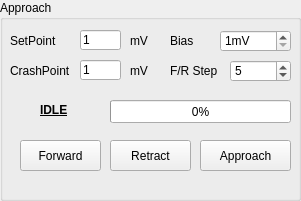
   <widget class="QGroupBox" name="groupBox_4">
    <property name="geometry">
     <rect>
      <x>210</x>
      <y>620</y>
      <width>301</width>
      <height>201</height>
     </rect>
    </property>
    <property name="title">
     <string>Approach</string>
    </property>
    <widget class="QLabel" name="label_4">
     <property name="geometry">
      <rect>
       <x>10</x>
       <y>30</y>
       <width>61</width>
       <height>21</height>
      </rect>
     </property>
     <property name="text">
      <string>SetPoint</string>
     </property>
    </widget>
    <widget class="QPushButton" name="pushButton_retract">
     <property name="geometry">
      <rect>
       <x>110</x>
       <y>140</y>
       <width>81</width>
       <height>31</height>
      </rect>
     </property>
     <property name="text">
      <string>Retract</string>
     </property>
    </widget>
    <widget class="QLineEdit" name="lineEdit_approach_setpoint">
     <property name="geometry">
      <rect>
       <x>80</x>
       <y>30</y>
       <width>41</width>
       <height>20</height>
      </rect>
     </property>
     <property name="text">
      <string>1</string>
     </property>
    </widget>
    <widget class="QLabel" name="label_5">
     <property name="geometry">
      <rect>
       <x>10</x>
       <y>60</y>
       <width>71</width>
       <height>21</height>
      </rect>
     </property>
     <property name="text">
      <string>CrashPoint</string>
     </property>
    </widget>
    <widget class="QPushButton" name="pushButton_approach">
     <property name="geometry">
      <rect>
       <x>200</x>
       <y>140</y>
       <width>91</width>
       <height>31</height>
      </rect>
     </property>
     <property name="text">
      <string>Approach</string>
     </property>
    </widget>
    <widget class="QLineEdit" name="lineEdit_crash">
     <property name="geometry">
      <rect>
       <x>80</x>
       <y>60</y>
       <width>41</width>
       <height>20</height>
      </rect>
     </property>
     <property name="text">
      <string>1</string>
     </property>
    </widget>
    <widget class="QLabel" name="label_7">
     <property name="geometry">
      <rect>
       <x>130</x>
       <y>60</y>
       <width>31</width>
       <height>21</height>
      </rect>
     </property>
     <property name="text">
      <string>mV</string>
     </property>
    </widget>
    <widget class="QLabel" name="label_6">
     <property name="geometry">
      <rect>
       <x>130</x>
       <y>30</y>
       <width>21</width>
       <height>21</height>
      </rect>
     </property>
     <property name="text">
      <string>mV</string>
     </property>
    </widget>
    <widget class="QProgressBar" name="progressBar">
     <property name="geometry">
      <rect>
       <x>110</x>
       <y>100</y>
       <width>181</width>
       <height>23</height>
      </rect>
     </property>
     <property name="value">
      <number>0</number>
     </property>
    </widget>
    <widget class="QLabel" name="label_57">
     <property name="geometry">
      <rect>
       <x>170</x>
       <y>30</y>
       <width>31</width>
       <height>21</height>
      </rect>
     </property>
     <property name="text">
      <string>Bias</string>
     </property>
    </widget>
    <widget class="QSpinBox" name="spinBox_settings_biasVoltage">
     <property name="geometry">
      <rect>
       <x>220</x>
       <y>30</y>
       <width>71</width>
       <height>22</height>
      </rect>
     </property>
     <property name="suffix">
      <string>mV</string>
     </property>
     <property name="minimum">
      <number>1</number>
     </property>
     <property name="maximum">
      <number>1000</number>
     </property>
     <property name="singleStep">
      <number>1</number>
     </property>
     <property name="value">
      <number>1</number>
     </property>
    </widget>
    <widget class="QPushButton" name="pushButton_approach_fw">
     <property name="geometry">
      <rect>
       <x>20</x>
       <y>140</y>
       <width>81</width>
       <height>31</height>
      </rect>
     </property>
     <property name="text">
      <string>Forward</string>
     </property>
    </widget>
    <widget class="QLabel" name="label_28">
     <property name="geometry">
      <rect>
       <x>170</x>
       <y>60</y>
       <width>61</width>
       <height>21</height>
      </rect>
     </property>
     <property name="text">
      <string>F/R Step</string>
     </property>
    </widget>
    <widget class="QSpinBox" name="spinBox_approach_fw">
     <property name="geometry">
      <rect>
       <x>230</x>
       <y>60</y>
       <width>61</width>
       <height>22</height>
      </rect>
     </property>
     <property name="suffix">
      <string/>
     </property>
     <property name="minimum">
      <number>-1000</number>
     </property>
     <property name="maximum">
      <number>1000</number>
     </property>
     <property name="singleStep">
      <number>1</number>
     </property>
     <property name="value">
      <number>5</number>
     </property>
    </widget>
    <widget class="QLabel" name="label_approach_status">
     <property name="geometry">
      <rect>
       <x>40</x>
       <y>100</y>
       <width>51</width>
       <height>21</height>
      </rect>
     </property>
     <property name="font">
      <font>
       <weight>75</weight>
       <bold>true</bold>
       <underline>true</underline>
      </font>
     </property>
     <property name="autoFillBackground">
      <bool>false</bool>
     </property>
     <property name="text">
      <string>&lt;html&gt;&lt;head/&gt;&lt;body&gt;&lt;p&gt;IDLE&lt;/p&gt;&lt;/body&gt;&lt;/html&gt;</string>
     </property>
    </widget>
   </widget>
